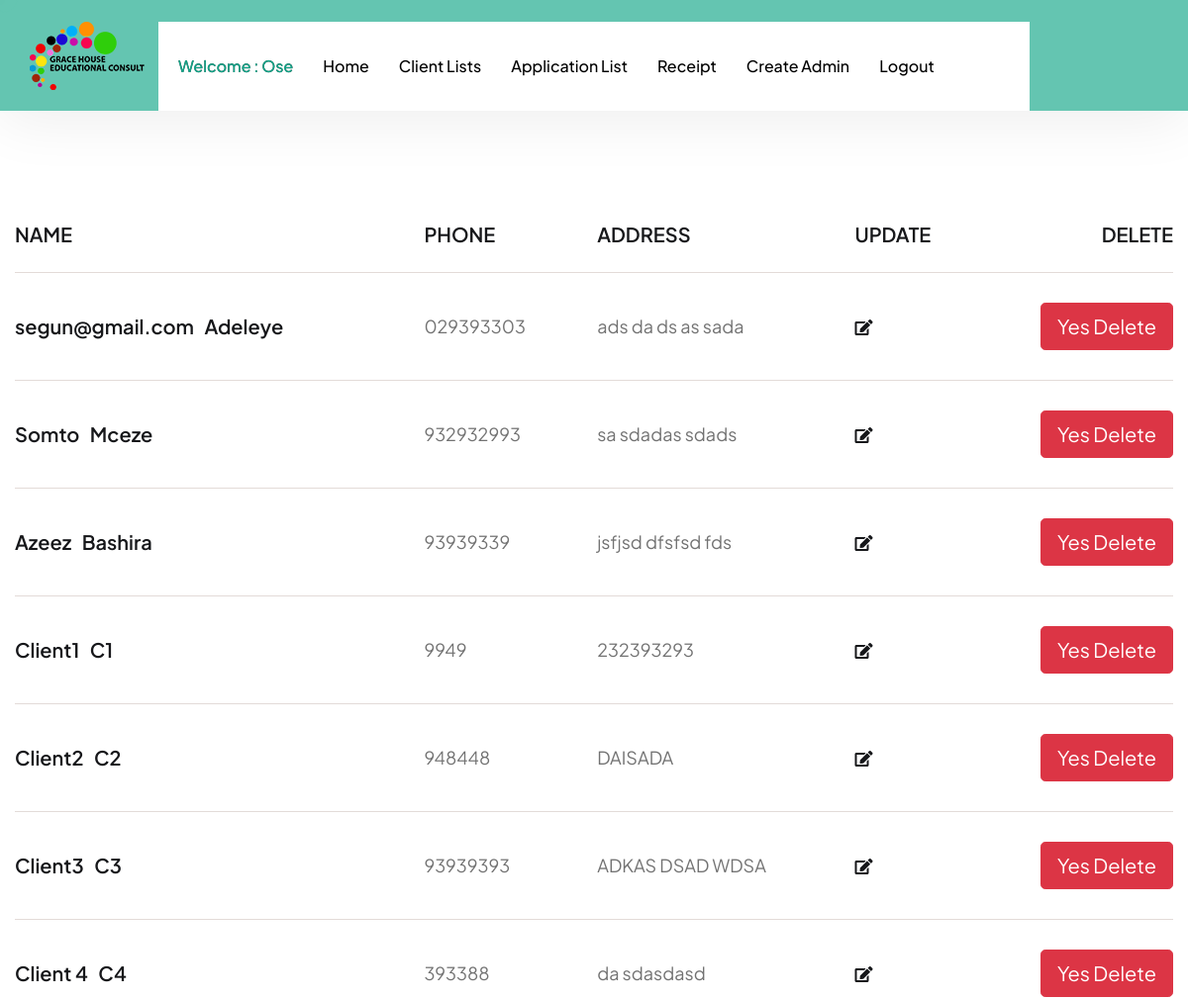
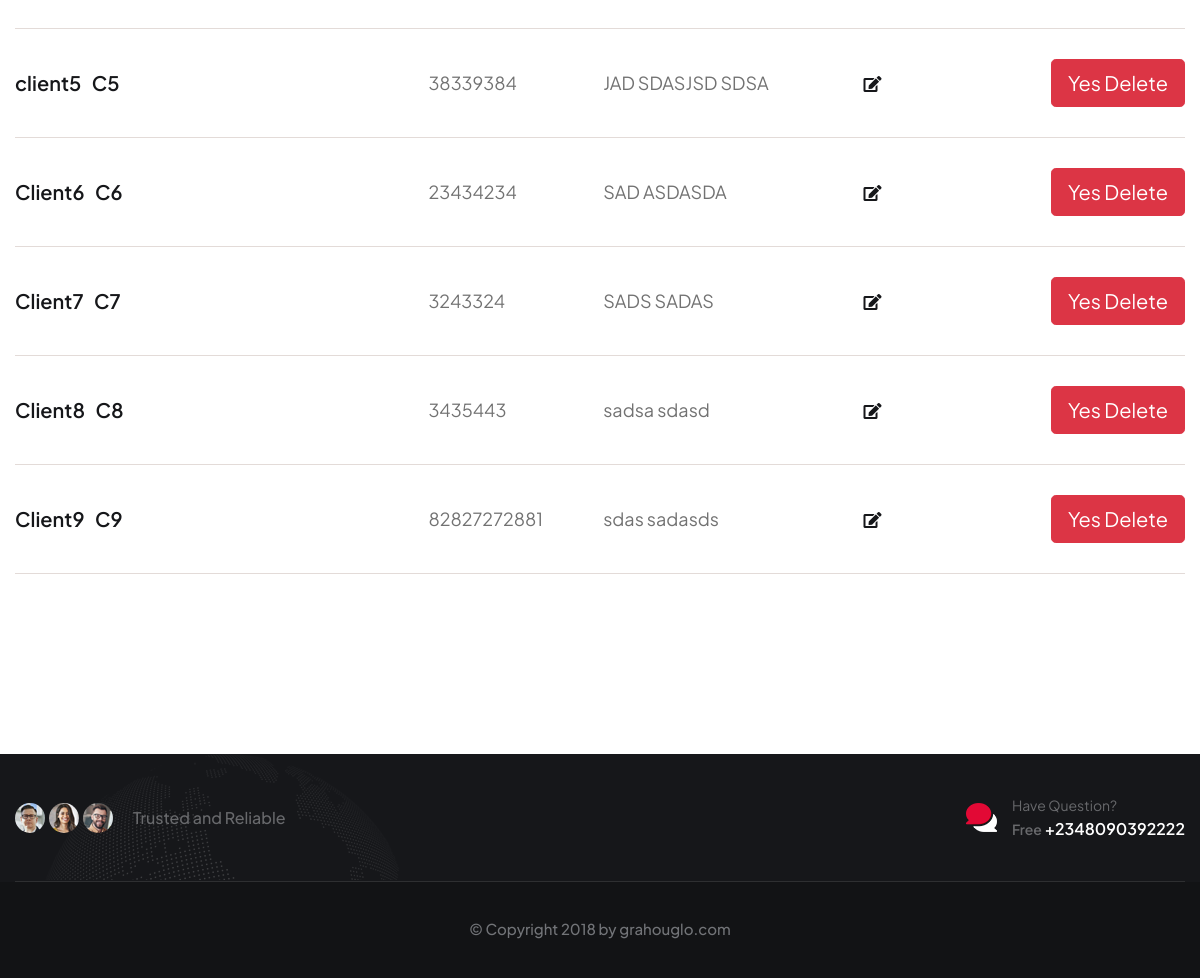
Screenshot of /clientlist (signed in) with the database file from the repository (2 pictures, top to bottom).
### ghec_app/models.py (models this page shows, shortened)
class User(AbstractUser):
    is_client = models.BooleanField(default=False)
    is_admin = models.BooleanField(default=False)
    email = models.EmailField(unique=True, null=False)
    username= models.CharField(max_length=100)
    USERNAME_FIELD = "email"
    REQUIRED_FIELDS= ['username']

class Client (models.Model):
    user = models.OneToOneField(User,on_delete=models.CASCADE,primary_key=True)
    first_name = models.CharField(max_length=100)
    last_name = models.CharField(max_length=100)
    phone = models.CharField(max_length=100)
    address = models.CharField(max_length=200)

### ghec_app/views.py (the view)
def clientlist(request):
    clients= Client.objects.all()
    context= {'clients':clients}
    return render(request, 'ghec/clientList.html', context)

### ghec_app/templates/ghec/clientList.html (shortened to what this page needs)
{% extends 'ghec/base.html' %}
{% load static %}
{%block content%}
{% if user.is_admin or user.is_superuser %}
 <section class="cart-page">
    <div class="container">
        <div class="table-responsive">
            <table class="table cart-table">
                <thead>
                    <tr>
                        <th>NAME</th>
                        <th>PHONE</th>
                        <th>ADDRESS</th>
                        {% if user.is_superuser %}
                        <th>UPDATE</th>
                        <th>DELETE</th>
                        {% endif %}
                    </tr>
                </thead>
                <tbody>
                    {% for client in clients %}
                    <tr>
                        <td><h3><a href="#">{{ client.first_name }} &nbsp {{ client.last_name }}</a></h3></td>
                        <td>{{ client.phone }}</td>
                        <td>{{ client.address }}</td>
                        {% if user.is_superuser %}
                        <td>
                            <div class="cross-icon">
                                <a href="{% url 'updateclient' client.user_id %}"> <i class="fas fa-edit"></i></a>
                            </div>
                        </td>
                        <td>
                          <a href="{% url 'deleteclient' client.user_id %}" type="button" class="btn btn-danger btn-lg">Yes Delete</a>
                        </td>
                        {% endif %}
                    </tr>
                    {% endfor %}
                </tbody>
            </table>
        </div>
    </div>
</section>
{% endif %}
{%endblock%}

### ghec_app/templates/ghec/navbar.html (shortened to what this page needs)
{% load static %}
    <div class="page-wrapper">
        <header class="main-header">
            <nav class="main-menu">
                <div class="main-menu__wrapper">
                    <div class="main-menu__wrapper-inner">
                        <div class="main-menu__logo">
                            <a href="index.html"><img src="{% static 'ghec/images/resources/logo-1.png' %}" alt=""></a>
                        </div>
                        <div class="main-menu__wrapper-inner-content">
                            <div class="main-menu__top">
                                <div class="main-menu__top-inner">
                                </div>
                            </div>
                            <div class="main-menu__bottom">
                                <div class="main-menu__bottom-inner">
                                    <div class="main-menu__main-menu-box">
                                        <ul class="main-menu__list one-page-scroll-menu">
                                            {% if user.is_authenticated %}
                                            <li class="dropdown current megamenu scrollToLink">
                                                <a href="#">  Welcome : {{ user.first_name }}</a>
                                            </li>
                                            {% endif %}
                                            {% if user.is_client %}
                                            <li class="scrollToLink">
                                                <a href="{% url 'clienthome' %}">Home </a>
                                            </li>
                                            <li class="scrollToLink">
                                                <a href="{% url 'ielts' %}">IELTS Lesson</a>
                                            </li>
                                            <li class="scrollToLink">
                                                <a href="{% url 'application' %}">Apply</a>
                                            </li>
                                            {% elif user.is_admin or user.is_superuser %}
                                            <li class="scrollToLink">
                                                <a href="{% url 'adminhome' %}">Home</a>
                                            </li>
                                            <li class="scrollToLink">
                                                <a href="{% url 'clientlist' %}">Client Lists</a>
                                            </li>
                                            <li class="scrollToLink">
                                                <a href="{% url 'applicationlist' %}">Application List</a>
                                            </li>
                                            {% endif %}
                                            {% if user.is_superuser %}
                                            <li class="scrollToLink">
                                                <a href="{% url 'receipt' %}">Receipt</a>
                                            </li>
                                            <li class="scrollToLink">
                                                <a href="{% url 'signupAdmin' %}">Create Admin</a>
                                            </li>
                                            {% endif %}
                                            {% if user.is_authenticated %}
                                            <li class="scrollToLink"><a href="{% url 'logout' %}">Logout</a></li>
                                            {% else %}
                                            <li class="scrollToLink"><a href="{% url 'login' %}">Login</a></li>
                                            {% endif %}
                                        </ul>
                                    </div>
                                </div>
                            </div>
                        </div>
                    </div>
                </div>
            </nav>
        </header>

### static/ghec/css/treck-responsive.css (style rules this page uses)
@media only screen and (min-width: 1200px) and (max-width: 1499px) { .main-menu__bottom-inner { padding: 0 20px; } }
@media only screen and (min-width: 1200px) and (max-width: 1499px) { .main-menu__wrapper-inner-content { padding-left: 160px; padding-right: 160px; } }
@media only screen and (min-width: 1200px) and (max-width: 1499px) { .main-menu .main-menu__list>li+li, .stricky-header .main-menu__list>li+li { margin-left: 30px; } }
@media only screen and (min-width: 1200px) and (max-width: 1499px) { .main-menu__logo { left: 10px; } }

### rows the page displays
User: first_name "Ose"
Client: first_name "segun@gmail.com", last_name "Adeleye", phone "029393303", address "ads da ds as sada"
Client: first_name "Somto", last_name "Mceze", phone "932932993", address "sa sdadas sdads"
Client: first_name "Azeez", last_name "Bashira", phone "93939339", address "jsfjsd dfsfsd fds"
Client: first_name "Client1", last_name "C1", phone "9949", address "232393293"
Client: first_name "Client2", last_name "C2", phone "948448", address "DAISADA"
Client: first_name "Client3", last_name "C3", phone "93939393", address "ADKAS DSAD WDSA"
Client: first_name "Client 4", last_name "C4", phone "393388", address "da sdasdasd"
Client: first_name "client5", last_name "C5", phone "38339384", address "JAD SDASJSD SDSA"
Client: first_name "Client6", last_name "C6", phone "23434234", address "SAD ASDASDA"
Client: first_name "Client7", last_name "C7", phone "3243324", address "SADS SADAS"
Client: first_name "Client8", last_name "C8", phone "3435443", address "sadsa sdasd"
Client: first_name "Client9", last_name "C9", phone "82827272881", address "sdas sadasds"
